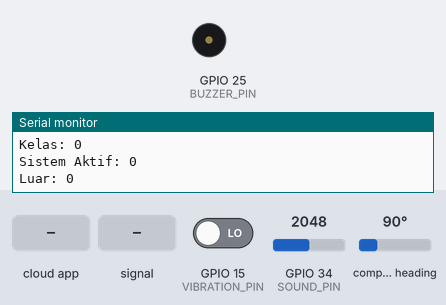
A sketch run on a simulated ESP32. Parts: buzzer (waves = sounding), the last lines printed to the serial monitor. The inputs (shaded band) are chosen by the test bench; at power-on: compass heading 90°, GPIO 34 (SOUND_PIN) = 2048, GPIO 15 (VIBRATION_PIN) LOW. WiFi joins after 1.5 s; servers stay silent unless stated; the local clock reads 2024-03-15 10:24:30 at power-on unless the sketch sets it; the Firebase database answers and starts empty.

Above: at 2.7 s.
2.8 s: the phone or cloud app sets aktif to 1
At 4.05 s:
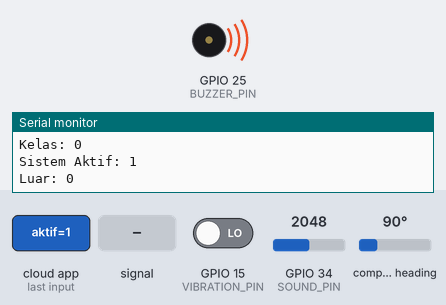
8.8 s: the phone or cloud app sets KelasEsp to 90
10.3 s: GPIO 34 (SOUND_PIN) fed a 200 Hz sine of ±327 counts around its level
11.8 s: compass heading set to 7°
13.3 s: GPIO 34 (SOUND_PIN) set to 2866
14.8 s: GPIO 15 (VIBRATION_PIN) driven HIGH
Timing chart, 0 to 17.3 s (numbered marks = the images above; inputs shaded):
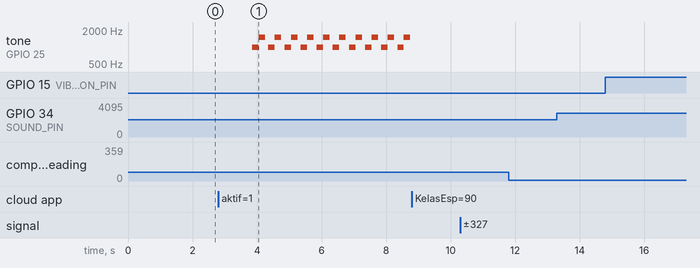

Measured:
- after the input at 2.8 s, tone on GPIO 25 (BUZZER_PIN): silent → 1000 Hz after 1.1 s, then repeats every 0.50 s: 1500 Hz 0.20 s, silent 0.10 s, 1000 Hz 0.20 s

The sketch:

mikrokontroller.ino
```cpp
#include <Arduino.h>
#include <WiFi.h>
#include <Wire.h>
#include <Firebase_ESP_Client.h>
#include <QMC5883LCompass.h>

#include "addons/TokenHelper.h"
#include "addons/RTDBHelper.h"

// WiFi & Firebase
#define WIFI_SSID "WIFI-2.4G-9019D5"
#define WIFI_PASSWORD "Sekolah037997"
#define API_KEY "AIzaSyCRipdSEUjA20b2edKwNIRbrciX2eM-9eY"
#define DATABASE_URL "https://backupta-4c28a-default-rtdb.asia-southeast1.firebasedatabase.app"
#define USER_EMAIL "sarutobitakashi@gmail.com"
#define USER_PASSWORD "Takashi@2004"

FirebaseData fbdo;
FirebaseAuth auth;
FirebaseConfig config;

unsigned long lastSendTime = 0;
const unsigned long sendInterval = 1000;
unsigned long lastBuzzTime = 0;
const unsigned long buzzInterval = 60000;
unsigned long lastSoundReadTime = 0;
const unsigned long soundReadInterval = 100;
int maxSound = 0;

// PIN
#define VIBRATION_PIN 15
#define SOUND_PIN 34
#define SDA_PIN 21
#define SCL_PIN 22
#define BUZZER_PIN 25

bool lastVibrationState = false;

// Kompas
QMC5883LCompass compass;
int prevX = 0, prevY = 0, prevZ = 0;
const int threshold = 300;

// Firebase value
int latestClass = 2;
int luar = 0;
int sistemAktif = 1;

volatile int vibrationCount = 0;

void IRAM_ATTR onVibration() {
  vibrationCount++;
}

void setup() {
  Serial.begin(115200);
  pinMode(VIBRATION_PIN, INPUT);
  attachInterrupt(digitalPinToInterrupt(VIBRATION_PIN), onVibration, RISING);
  pinMode(BUZZER_PIN, OUTPUT);
  digitalWrite(BUZZER_PIN, LOW);
  Wire.begin(SDA_PIN, SCL_PIN);
  compass.init();

  WiFi.begin(WIFI_SSID, WIFI_PASSWORD);
  Serial.print("Connecting to Wi-Fi");
  while (WiFi.status() != WL_CONNECTED) {
    Serial.print(".");
    delay(300);
  }
  Serial.println("\nWi-Fi connected");

  configTime(7 * 3600, 0, "pool.ntp.org", "time.nist.gov");
  Serial.println("Synchronizing time with NTP...");
  struct tm timeinfo;
  while (!getLocalTime(&timeinfo)) {
    Serial.print(".");
    delay(500);
  }
  Serial.println("\nTime synchronized.");

  config.api_key = API_KEY;
  config.database_url = DATABASE_URL;
  auth.user.email = USER_EMAIL;
  auth.user.password = USER_PASSWORD;
  Firebase.begin(&config, &auth);
  Firebase.reconnectWiFi(true);
}

void loop() {
  Firebase.ready();
  unsigned long currentTime = millis();

  // Selalu update status sistem dari Firebase
  if (Firebase.RTDB.getInt(&fbdo, "/status_sistem/aktif")) {
    sistemAktif = fbdo.intData();
  }
  if (Firebase.RTDB.getInt(&fbdo, "/KelasEsp")) {
    latestClass = fbdo.intData();
  }
  if (Firebase.RTDB.getInt(&fbdo, "/LuarEsp")) {
    luar = fbdo.intData();
  }

  Serial.printf("Kelas: %d\n", latestClass);
  Serial.printf("Sistem Aktif: %d\n", sistemAktif);
  Serial.printf("Luar: %d\n", luar);

  // === CEK: Jika sistem nonaktif, tidak melakukan apapun, hanya polling status setiap 500ms ===
  if (sistemAktif == 0) {
    noTone(BUZZER_PIN);  // pastikan buzzer off
    delay(500);          // tidak perlu terlalu cepat
    return;
  }

  // Deteksi suara
  if (currentTime - lastSoundReadTime >= soundReadInterval) {
    lastSoundReadTime = currentTime;
    int currentSound = analogRead(SOUND_PIN);
    if (currentSound > maxSound) {
      maxSound = currentSound;
    }
  }

  // Eksekusi buzzer hanya jika aktif
  switch (latestClass) {
    case 0:
      for (int i = 0; i < 10; i++) {
        tone(BUZZER_PIN, 1000); delay(200);
        tone(BUZZER_PIN, 1500); delay(200);
        noTone(BUZZER_PIN); delay(100);
      }
      break;
    case 1:
      for (int i = 0; i < 10; i++) {
        tone(BUZZER_PIN, 900); delay(150);
        tone(BUZZER_PIN, 1800); delay(150);
        noTone(BUZZER_PIN); delay(100);
      }
      break;
    case 4:
      for (int i = 0; i < 10; i++) {
        tone(BUZZER_PIN, 1200); delay(300);
        noTone(BUZZER_PIN); delay(100);
      }
      break;
    case 5:
      for (int i = 0; i < 4; i++) {
        tone(BUZZER_PIN, 800); delay(200);
        tone(BUZZER_PIN, 1600); delay(200);
        noTone(BUZZER_PIN); delay(150);
      }
      break;
    case 3:
      if (luar == 1) {
        tone(BUZZER_PIN, 1047); delay(300);
        tone(BUZZER_PIN, 1319); delay(300);
        tone(BUZZER_PIN, 1568); delay(300);
      }
      break;
    case 6:
      tone(BUZZER_PIN, 1047); delay(300);
      tone(BUZZER_PIN, 1319); delay(300);
      tone(BUZZER_PIN, 1568); delay(300);
      noTone(BUZZER_PIN);
      break;
    default:
      noTone(BUZZER_PIN);
      break;
  }

  // Upload data ke Firebase setiap detik
  if (currentTime - lastSendTime >= sendInterval) {
    lastSendTime = currentTime;

    int countedVibration;
    noInterrupts();
    countedVibration = vibrationCount;
    vibrationCount = 0;
    interrupts();
    Serial.printf("Getaran terdeteksi: %d\n", countedVibration);

    // Ambil waktu sekarang
    struct tm timeinfo;
    if (!getLocalTime(&timeinfo)) {
      Serial.println("Failed to obtain time");
      return;
    }
    char timeStr[10];
    strftime(timeStr, sizeof(timeStr), "%H_%M_%S", &timeinfo);
    char dateStr[11];
    strftime(dateStr, sizeof(dateStr), "%Y_%m_%d", &timeinfo);

    // Siapkan data
    int sound = maxSound;
    maxSound = 0;

    compass.read();
    int x = compass.getX();
    int y = compass.getY();
    int z = compass.getZ();

    int dx = abs(x - prevX);
    int dy = abs(y - prevY);
    int dz = abs(z - prevZ);
    if (dx > threshold || dy > threshold || dz > threshold) {
      Serial.println("GANGGUAN MEDAN MAGNET TERDETEKSI!");
    }
    prevX = x;
    prevY = y;
    prevZ = z;

    String basePath = String("/Dataset/") + dateStr + "/" + timeStr;
    Firebase.RTDB.setInt(&fbdo, basePath + "/Getar", countedVibration);
    Firebase.RTDB.setInt(&fbdo, basePath + "/Suara", sound);
    Firebase.RTDB.setInt(&fbdo, basePath + "/X", x);
    Firebase.RTDB.setInt(&fbdo, basePath + "/Y", y);
    Firebase.RTDB.setInt(&fbdo, basePath + "/Z", z);

    String Datareal = String("/DataReal/");
    Firebase.RTDB.setInt(&fbdo, Datareal + "/Getar", countedVibration);
    Firebase.RTDB.setInt(&fbdo, Datareal + "/Suara", sound);
    Firebase.RTDB.setInt(&fbdo, Datareal + "/X", x);
    Firebase.RTDB.setInt(&fbdo, Datareal + "/Y", y);
    Firebase.RTDB.setInt(&fbdo, Datareal + "/Z", z);

    Serial.printf("Sent to Firebase at %s:\n", timeStr);
    Serial.printf("Getar: %d, Suara: %d, Magneto: (%d, %d, %d)\n", vibrationCount, sound, x, y, z);
    vibrationCount = 0;
  }
}
```
